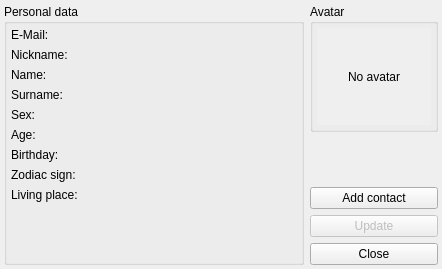
<?xml version="1.0" encoding="UTF-8"?>
<ui version="4.0">
 <class>ContactDetailsClass</class>
 <widget class="QWidget" name="ContactDetailsClass">
  <property name="geometry">
   <rect>
    <x>0</x>
    <y>0</y>
    <width>442</width>
    <height>269</height>
   </rect>
  </property>
  <property name="windowTitle">
   <string>Contact details</string>
  </property>
  <layout class="QHBoxLayout" name="horizontalLayout">
   <property name="margin">
    <number>4</number>
   </property>
   <item>
    <widget class="QGroupBox" name="groupBox">
     <property name="minimumSize">
      <size>
       <width>300</width>
       <height>0</height>
      </size>
     </property>
     <property name="title">
      <string>Personal data</string>
     </property>
     <layout class="QFormLayout" name="formLayout">
      <property name="labelAlignment">
       <set>Qt::AlignLeading|Qt::AlignLeft|Qt::AlignVCenter</set>
      </property>
      <property name="margin">
       <number>4</number>
      </property>
      <item row="0" column="0">
       <widget class="QLabel" name="label">
        <property name="text">
         <string>E-Mail:</string>
        </property>
       </widget>
      </item>
      <item row="1" column="0">
       <widget class="QLabel" name="label_2">
        <property name="text">
         <string>Nickname:</string>
        </property>
       </widget>
      </item>
      <item row="3" column="0">
       <widget class="QLabel" name="label_3">
        <property name="text">
         <string>Surname:</string>
        </property>
       </widget>
      </item>
      <item row="4" column="0">
       <widget class="QLabel" name="label_4">
        <property name="text">
         <string>Sex:</string>
        </property>
       </widget>
      </item>
      <item row="5" column="0">
       <widget class="QLabel" name="label_5">
        <property name="text">
         <string>Age:</string>
        </property>
       </widget>
      </item>
      <item row="6" column="0">
       <widget class="QLabel" name="label_6">
        <property name="text">
         <string>Birthday:</string>
        </property>
       </widget>
      </item>
      <item row="7" column="0">
       <widget class="QLabel" name="label_7">
        <property name="text">
         <string>Zodiac sign:</string>
        </property>
       </widget>
      </item>
      <item row="8" column="0">
       <widget class="QLabel" name="label_8">
        <property name="text">
         <string>Living place:</string>
        </property>
       </widget>
      </item>
      <item row="0" column="1">
       <widget class="QLabel" name="emailLabel">
        <property name="text">
         <string>&lt;email&gt;</string>
        </property>
       </widget>
      </item>
      <item row="1" column="1">
       <widget class="QLabel" name="nickLabel">
        <property name="text">
         <string>&lt;nickname&gt;</string>
        </property>
       </widget>
      </item>
      <item row="2" column="0">
       <widget class="QLabel" name="label_10">
        <property name="text">
         <string>Name:</string>
        </property>
       </widget>
      </item>
      <item row="2" column="1">
       <widget class="QLabel" name="nameLabel">
        <property name="text">
         <string>&lt;name&gt;</string>
        </property>
       </widget>
      </item>
      <item row="3" column="1">
       <widget class="QLabel" name="surnameLabel">
        <property name="text">
         <string>&lt;surname&gt;</string>
        </property>
       </widget>
      </item>
      <item row="4" column="1">
       <widget class="QLabel" name="sexLabel">
        <property name="text">
         <string>&lt;sex&gt;</string>
        </property>
       </widget>
      </item>
      <item row="5" column="1">
       <widget class="QLabel" name="ageLabel">
        <property name="text">
         <string>&lt;age&gt;</string>
        </property>
       </widget>
      </item>
      <item row="6" column="1">
       <widget class="QLabel" name="birthdayLabel">
        <property name="text">
         <string>&lt;birthday&gt;</string>
        </property>
       </widget>
      </item>
      <item row="7" column="1">
       <widget class="QLabel" name="zodiacLabel">
        <property name="text">
         <string>&lt;zodiac&gt;</string>
        </property>
       </widget>
      </item>
      <item row="8" column="1">
       <widget class="QLabel" name="placeLabel">
        <property name="text">
         <string>&lt;living place&gt;</string>
        </property>
       </widget>
      </item>
     </layout>
    </widget>
   </item>
   <item>
    <layout class="QVBoxLayout" name="verticalLayout_2">
     <property name="sizeConstraint">
      <enum>QLayout::SetDefaultConstraint</enum>
     </property>
     <item>
      <widget class="QGroupBox" name="groupBox_2">
       <property name="minimumSize">
        <size>
         <width>128</width>
         <height>128</height>
        </size>
       </property>
       <property name="maximumSize">
        <size>
         <width>128</width>
         <height>128</height>
        </size>
       </property>
       <property name="title">
        <string>Avatar</string>
       </property>
       <layout class="QVBoxLayout" name="verticalLayout">
        <property name="margin">
         <number>4</number>
        </property>
        <item>
         <widget class="QLabel" name="avatarLabel">
          <property name="minimumSize">
           <size>
            <width>64</width>
            <height>64</height>
           </size>
          </property>
          <property name="maximumSize">
           <size>
            <width>128</width>
            <height>128</height>
           </size>
          </property>
          <property name="autoFillBackground">
           <bool>true</bool>
          </property>
          <property name="text">
           <string>No avatar</string>
          </property>
          <property name="alignment">
           <set>Qt::AlignCenter</set>
          </property>
         </widget>
        </item>
       </layout>
      </widget>
     </item>
     <item>
      <spacer name="verticalSpacer">
       <property name="orientation">
        <enum>Qt::Vertical</enum>
       </property>
       <property name="sizeHint" stdset="0">
        <size>
         <width>0</width>
         <height>40</height>
        </size>
       </property>
      </spacer>
     </item>
     <item>
      <widget class="QPushButton" name="addToCLButton">
       <property name="text">
        <string>Add contact</string>
       </property>
      </widget>
     </item>
     <item>
      <widget class="QPushButton" name="pushButton_2">
       <property name="enabled">
        <bool>false</bool>
       </property>
       <property name="maximumSize">
        <size>
         <width>128</width>
         <height>16777215</height>
        </size>
       </property>
       <property name="text">
        <string>Update</string>
       </property>
      </widget>
     </item>
     <item>
      <widget class="QPushButton" name="pushButton">
       <property name="maximumSize">
        <size>
         <width>128</width>
         <height>16777215</height>
        </size>
       </property>
       <property name="text">
        <string>Close</string>
       </property>
      </widget>
     </item>
    </layout>
   </item>
  </layout>
 </widget>
 <layoutdefault spacing="6" margin="11"/>
 <resources/>
 <connections>
  <connection>
   <sender>pushButton</sender>
   <signal>clicked()</signal>
   <receiver>ContactDetailsClass</receiver>
   <slot>hide()</slot>
   <hints>
    <hint type="sourcelabel">
     <x>403</x>
     <y>252</y>
    </hint>
    <hint type="destinationlabel">
     <x>451</x>
     <y>-7</y>
    </hint>
   </hints>
  </connection>
 </connections>
</ui>
